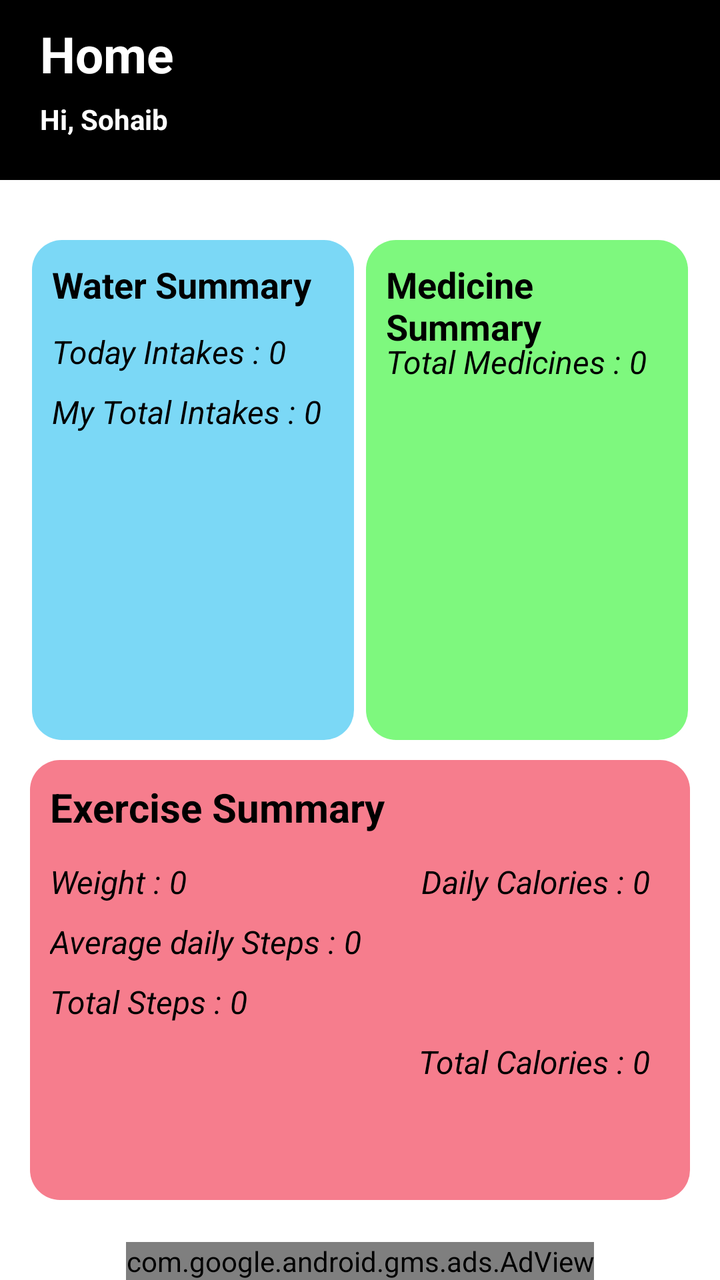
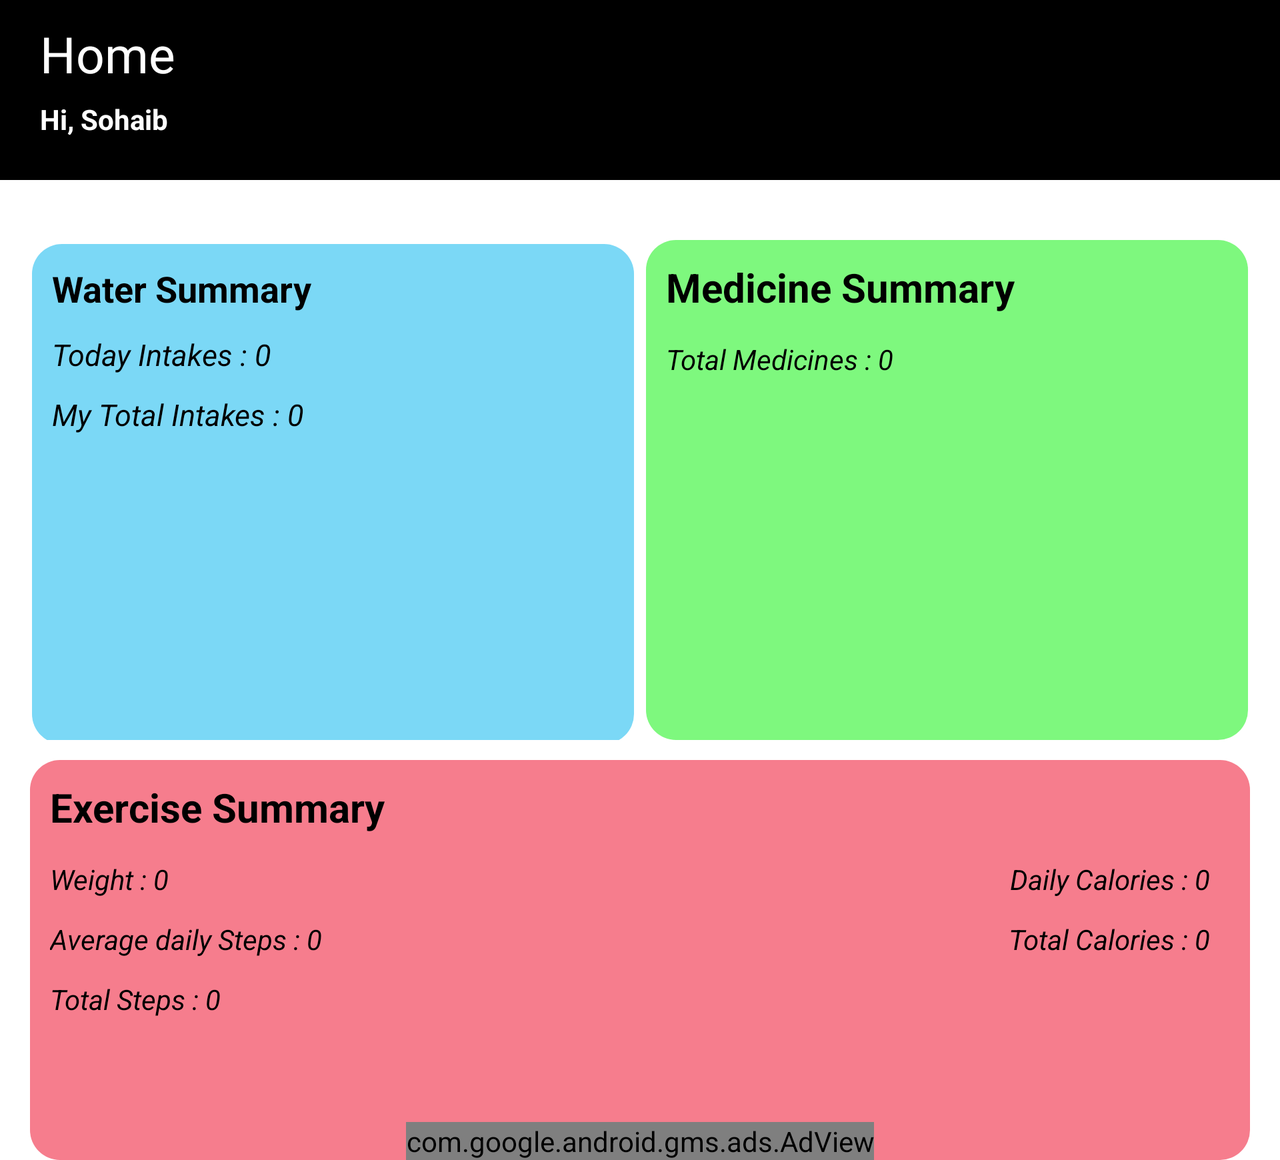

First picture: res/layout/ on a phone held upright. Second picture: the repository's own variant of that layout, on a device whose configuration matches the variant's folder. Source for both follows.
<!-- AndroidManifest.xml: application theme Theme.SMD_ProjectLightTheme -->
<!-- res/layout/fragment_home.xml -->
<?xml version="1.0" encoding="utf-8"?>
<FrameLayout xmlns:android="http://schemas.android.com/apk/res/android"
    xmlns:tools="http://schemas.android.com/tools"
    android:layout_width="match_parent"
    android:layout_height="match_parent"
    xmlns:app="http://schemas.android.com/apk/res-auto"
    tools:context=".HomeFrag">

    
    <RelativeLayout
        android:background="@color/black"
        android:layout_width="match_parent"
        android:layout_height="90dp">

        <TextView
            android:layout_width="wrap_content"
            android:layout_height="wrap_content"
            android:layout_marginStart="20dp"
            android:layout_marginTop="10dp"
            android:text="Home"
            android:textColor="@color/white"
            android:textSize="25sp"
            android:textStyle="bold" />

        <ImageView
            android:src="@drawable/ic_baseline_home_24"
            android:layout_marginEnd="20dp"
            android:layout_marginTop="15dp"
            android:layout_alignParentEnd="true"
            android:layout_width="30dp"
            android:layout_height="30dp"/>

        <TextView
            android:id="@+id/myNameHomeId"
            android:textStyle="bold"
            android:layout_marginStart="20dp"
            android:layout_marginTop="50dp"
            android:text="Hi, Sohaib"
            android:textColor="@color/white"
            android:layout_width="wrap_content"
            android:layout_height="wrap_content"/>

    </RelativeLayout>


    <LinearLayout
        android:layout_marginHorizontal="10dp"
        android:layout_marginTop="120dp"
        android:layout_width="match_parent"
        android:layout_height="wrap_content"
        android:orientation="horizontal">

        <RelativeLayout
            android:id="@+id/waterWalaId"
            android:layout_marginStart="6dp"
            android:layout_marginEnd="3dp"
            android:layout_weight="1"
            android:background="@drawable/blue_ui"
            android:layout_width="match_parent"
            android:layout_height="250dp">

            <TextView
                android:layout_width="wrap_content"
                android:layout_height="wrap_content"
                android:layout_marginStart="10dp"
                android:layout_marginTop="10dp"
                android:text="Water Summary"
                android:textColor="@color/black"
                android:textSize="18sp"
                android:textStyle="bold" />

            <TextView
                android:id="@+id/homeParIntakes"
                android:layout_width="wrap_content"
                android:layout_height="wrap_content"
                android:layout_marginStart="10dp"
                android:layout_marginTop="45dp"
                android:text="Today Intakes : 0"
                android:textColor="@color/black"
                android:textSize="16sp"
                android:textStyle="italic" />

            <TextView
                android:id="@+id/homeIntakesTotal"
                android:layout_width="wrap_content"
                android:layout_height="wrap_content"
                android:layout_marginStart="10dp"
                android:layout_marginTop="75dp"
                android:text="My Total Intakes : 0"
                android:textColor="@color/black"
                android:textSize="16sp"
                android:textStyle="italic" />

            <TextView
                android:id="@+id/ReminderHomeToday"
                android:layout_width="wrap_content"
                android:layout_height="wrap_content"
                android:layout_marginStart="10dp"
                android:layout_marginTop="105dp"
                android:visibility="gone"
                android:text="Today reminders : 0"
                android:textColor="@color/white"
                android:textSize="15sp"
                android:textStyle="bold" />




        </RelativeLayout>


        <RelativeLayout
            android:id="@+id/MedicineWalaId"
            android:layout_marginStart="3dp"
            android:layout_marginEnd="6dp"
            android:layout_weight="1"
            android:background="@drawable/green_ui"
            android:layout_width="match_parent"
            android:layout_height="250dp">

            <TextView
                android:layout_width="wrap_content"
                android:layout_height="wrap_content"
                android:layout_marginStart="10dp"
                android:layout_marginTop="10dp"
                android:text="Medicine Summary"
                android:textColor="@color/black"
                android:textSize="18sp"
                android:textStyle="bold" />

            <TextView
                android:textSize="16sp"
                android:id="@+id/TotalMedsId"
                android:layout_width="wrap_content"
                android:layout_height="wrap_content"
                android:layout_marginStart="10dp"
                android:layout_marginTop="50dp"
                android:text="Total Medicines : 0"
                android:textColor="@color/black"
                android:textStyle="italic" />

        </RelativeLayout>

    </LinearLayout>


    <RelativeLayout
        android:id="@+id/HeartWalaId"
        android:layout_marginHorizontal="15dp"
        android:layout_marginTop="380dp"
        android:background="@drawable/red_ui"
        android:layout_width="match_parent"
        android:layout_height="220dp">

        <TextView
            android:layout_width="wrap_content"
            android:layout_height="wrap_content"
            android:layout_marginStart="10dp"
            android:layout_marginTop="10dp"
            android:text="Exercise Summary"
            android:textColor="@color/black"
            android:textSize="20sp"
            android:textStyle="bold" />

        <TextView
            android:id="@+id/WeightHomeId"
            android:layout_width="wrap_content"
            android:layout_height="wrap_content"
            android:layout_marginStart="10dp"
            android:layout_marginTop="50dp"
            android:text="Weight : 0"
            android:textColor="@color/black"
            android:textSize="16sp"
            android:textStyle="italic" />

        <TextView
            android:id="@+id/StepsHomeId"
            android:layout_width="wrap_content"
            android:layout_height="wrap_content"
            android:layout_marginStart="10dp"
            android:layout_marginTop="80dp"
            android:text="Average daily Steps : 0"
            android:textColor="@color/black"
            android:textSize="16sp"
            android:textStyle="italic" />

        <TextView
            android:id="@+id/StepsTotalHomeId"
            android:layout_width="wrap_content"
            android:layout_height="wrap_content"
            android:layout_marginStart="10dp"
            android:layout_marginTop="110dp"
            android:text="Total Steps : 0"
            android:textColor="@color/black"
            android:textSize="16sp"
            android:textStyle="italic" />

        <TextView
            android:id="@+id/DailyCaloriesHomeId"
            android:layout_width="wrap_content"
            android:layout_height="wrap_content"
            android:layout_alignParentEnd="true"
            android:layout_marginTop="50dp"
            android:layout_marginEnd="20dp"
            android:text="Daily Calories : 0"
            android:textColor="@color/black"
            android:textSize="16sp"
            android:textStyle="italic" />

        <TextView
            android:id="@+id/TotalCaloriesHomeId"
            android:layout_width="wrap_content"
            android:layout_height="wrap_content"
            android:layout_alignParentEnd="true"
            android:layout_marginTop="140dp"
            android:layout_marginEnd="20dp"
            android:text="Total Calories : 0"
            android:textColor="@color/black"
            android:textSize="16sp"
            android:textStyle="italic" />


    </RelativeLayout>

    <com.google.android.gms.ads.AdView
        xmlns:ads="http://schemas.android.com/apk/res-auto"
        android:id="@+id/adViewId"
        android:layout_width="wrap_content"
        android:layout_height="wrap_content"
        android:layout_gravity="center_horizontal|bottom"
        ads:adSize="BANNER"
        ads:adUnitId="ca-app-pub-3940256099942544/6300978111">
    </com.google.android.gms.ads.AdView>

</FrameLayout>
<!-- resources referenced by this layout -->
<resources>
  <color name="black">#FF000000</color>
  <color name="white">#FFFFFFFF</color>
  <!-- drawable blue_ui (drawable) -->
  <?xml version="1.0" encoding="utf-8"?>
  <shape android:shape="rectangle" xmlns:android="http://schemas.android.com/apk/res/android">
  
      <solid android:color="#7BD8F6"/>
  
  
      <corners android:radius="15dp"/>
  
  
  </shape>
  <!-- drawable green_ui (drawable) -->
  <?xml version="1.0" encoding="utf-8"?>
  <shape android:shape="rectangle" xmlns:android="http://schemas.android.com/apk/res/android">
  
      <solid android:color="#7EF87E"/>
  
  
      <corners android:radius="15dp"/>
  
  
  </shape>
  <!-- drawable red_ui (drawable) -->
  <?xml version="1.0" encoding="utf-8"?>
  <shape android:shape="rectangle" xmlns:android="http://schemas.android.com/apk/res/android">
  
      <solid android:color="#F67D8D"/>
  
  
      <corners android:radius="15dp"/>
  
  
  </shape>
  <style name="Theme.SMD_ProjectLightTheme" parent="Theme.MaterialComponents.DayNight.DarkActionBar">
          
          <item name="colorPrimary">@color/black</item>
          <item name="colorPrimaryVariant">@color/black</item>
          <item name="colorOnPrimary">@color/white</item>
          
          <item name="colorSecondary">@color/teal_200</item>
          <item name="colorSecondaryVariant">@color/teal_700</item>
          <item name="colorOnSecondary">@color/black</item>
          
          <item name="android:statusBarColor" tools:targetApi="l">@color/black</item>
          
      </style>
  <color name="teal_200">#FF03DAC5</color>
  <color name="teal_700">#FF018786</color>
</resources>
<!-- res/layout-land/fragment_home.xml (the repository's variant of the layout above) -->
<!-- drawn on the phone turned sideways -->
<?xml version="1.0" encoding="utf-8"?>
<ScrollView
    xmlns:android="http://schemas.android.com/apk/res/android"
    xmlns:tools="http://schemas.android.com/tools"
    android:layout_width="match_parent"
    android:layout_height="match_parent">

    <FrameLayout
        android:layout_width="match_parent"
        android:layout_height="wrap_content"
        xmlns:app="http://schemas.android.com/apk/res-auto"
        tools:context=".HomeFrag">

        
        <RelativeLayout
            android:background="@color/black"
            android:layout_width="match_parent"
            android:layout_height="90dp">

            <TextView
                android:layout_width="wrap_content"
                android:layout_height="wrap_content"
                android:layout_marginStart="20dp"
                android:layout_marginTop="10dp"
                android:text="Home"
                android:textColor="@color/white"
                android:textSize="25sp" />

            <ImageView
                android:src="@drawable/ic_baseline_home_24"
                android:layout_marginEnd="20dp"
                android:layout_marginTop="15dp"
                android:layout_alignParentEnd="true"
                android:layout_width="40dp"
                android:layout_height="40dp"/>

            <TextView
                android:id="@+id/myNameHomeId"
                android:textStyle="bold"
                android:layout_marginStart="20dp"
                android:layout_marginTop="50dp"
                android:text="Hi, Sohaib"
                android:textColor="@color/white"
                android:layout_width="wrap_content"
                android:layout_height="wrap_content"/>

        </RelativeLayout>


        <LinearLayout
            android:layout_marginHorizontal="10dp"
            android:layout_marginTop="120dp"
            android:layout_width="match_parent"
            android:layout_height="wrap_content"
            android:orientation="horizontal">

            <RelativeLayout
                android:id="@+id/waterWalaId"
                android:layout_marginStart="6dp"
                android:layout_marginEnd="3dp"
                android:layout_weight="1"
                android:background="@drawable/blue_ui"
                android:layout_width="match_parent"
                android:layout_height="250dp">

                <TextView
                    android:layout_width="wrap_content"
                    android:layout_height="wrap_content"
                    android:layout_marginStart="10dp"
                    android:layout_marginTop="10dp"
                    android:text="Water Summary"
                    android:textColor="@color/black"
                    android:textSize="18sp"
                    android:textStyle="bold" />

                <TextView
                    android:id="@+id/homeParIntakes"
                    android:layout_width="wrap_content"
                    android:layout_height="wrap_content"
                    android:layout_marginStart="10dp"
                    android:layout_marginTop="45dp"
                    android:text="Today Intakes : 0"
                    android:textColor="@color/black"
                    android:textSize="15sp"
                    android:textStyle="italic" />

                <TextView
                    android:id="@+id/homeIntakesTotal"
                    android:layout_width="wrap_content"
                    android:layout_height="wrap_content"
                    android:layout_marginStart="10dp"
                    android:layout_marginTop="75dp"
                    android:text="My Total Intakes : 0"
                    android:textColor="@color/black"
                    android:textSize="15sp"
                    android:textStyle="italic" />

                <TextView
                    android:id="@+id/ReminderHomeToday"
                    android:layout_width="wrap_content"
                    android:layout_height="wrap_content"
                    android:layout_marginStart="10dp"
                    android:layout_marginTop="105dp"
                    android:visibility="gone"
                    android:text="Today reminders : 0"
                    android:textColor="@color/white"
                    android:textSize="15sp"
                    android:textStyle="bold" />






            </RelativeLayout>


            <RelativeLayout
                android:id="@+id/MedicineWalaId"
                android:layout_marginStart="3dp"
                android:layout_marginEnd="6dp"
                android:layout_weight="1"
                android:background="@drawable/green_ui"
                android:layout_width="match_parent"
                android:layout_height="250dp">

                <TextView
                    android:layout_width="wrap_content"
                    android:layout_height="wrap_content"
                    android:layout_marginStart="10dp"
                    android:layout_marginTop="10dp"
                    android:text="Medicine Summary"
                    android:textColor="@color/black"
                    android:textSize="20sp"
                    android:textStyle="bold" />

                <TextView
                    android:id="@+id/TotalMedsId"
                    android:layout_width="wrap_content"
                    android:layout_height="wrap_content"
                    android:layout_marginStart="10dp"
                    android:layout_marginTop="50dp"
                    android:text="Total Medicines : 0"
                    android:textColor="@color/black"
                    android:textStyle="italic" />

            </RelativeLayout>

        </LinearLayout>


        <RelativeLayout
            android:id="@+id/HeartWalaId"
            android:layout_marginHorizontal="15dp"
            android:layout_marginTop="380dp"
            android:background="@drawable/red_ui"
            android:layout_width="match_parent"
            android:layout_height="200dp">

            <TextView
                android:layout_width="wrap_content"
                android:layout_height="wrap_content"
                android:layout_marginStart="10dp"
                android:layout_marginTop="10dp"
                android:text="Exercise Summary"
                android:textColor="@color/black"
                android:textSize="20sp"
                android:textStyle="bold" />

            <TextView
                android:id="@+id/WeightHomeId"
                android:layout_marginStart="10dp"
                android:layout_marginTop="50dp"
                android:text="Weight : 0"
                android:textStyle="italic"
                android:textColor="@color/black"
                android:layout_width="wrap_content"
                android:layout_height="wrap_content"/>

            <TextView
                android:id="@+id/StepsHomeId"
                android:layout_width="wrap_content"
                android:layout_height="wrap_content"
                android:layout_marginStart="10dp"
                android:layout_marginTop="80dp"
                android:text="Average daily Steps : 0"
                android:textColor="@color/black"
                android:textStyle="italic" />

            <TextView
                android:id="@+id/StepsTotalHomeId"
                android:layout_width="wrap_content"
                android:layout_height="wrap_content"
                android:layout_marginStart="10dp"
                android:layout_marginTop="110dp"
                android:text="Total Steps : 0"
                android:textColor="@color/black"
                android:textStyle="italic" />

            <TextView
                android:id="@+id/DailyCaloriesHomeId"
                android:layout_width="wrap_content"
                android:layout_height="wrap_content"
                android:layout_alignParentEnd="true"
                android:layout_marginTop="50dp"
                android:layout_marginEnd="20dp"
                android:text="Daily Calories : 0"
                android:textColor="@color/black"
                android:textStyle="italic" />

            <TextView
                android:id="@+id/TotalCaloriesHomeId"
                android:layout_width="wrap_content"
                android:layout_height="wrap_content"
                android:layout_alignParentEnd="true"
                android:layout_marginTop="80dp"
                android:layout_marginEnd="20dp"
                android:text="Total Calories : 0"
                android:textColor="@color/black"
                android:textStyle="italic" />

        </RelativeLayout>

        <com.google.android.gms.ads.AdView
            xmlns:ads="http://schemas.android.com/apk/res-auto"
            android:id="@+id/adViewId"
            android:layout_width="wrap_content"
            android:layout_height="wrap_content"
            android:layout_gravity="center_horizontal|bottom"
            ads:adSize="BANNER"
            ads:adUnitId="ca-app-pub-3940256099942544/6300978111">
        </com.google.android.gms.ads.AdView>

    </FrameLayout>

</ScrollView>
